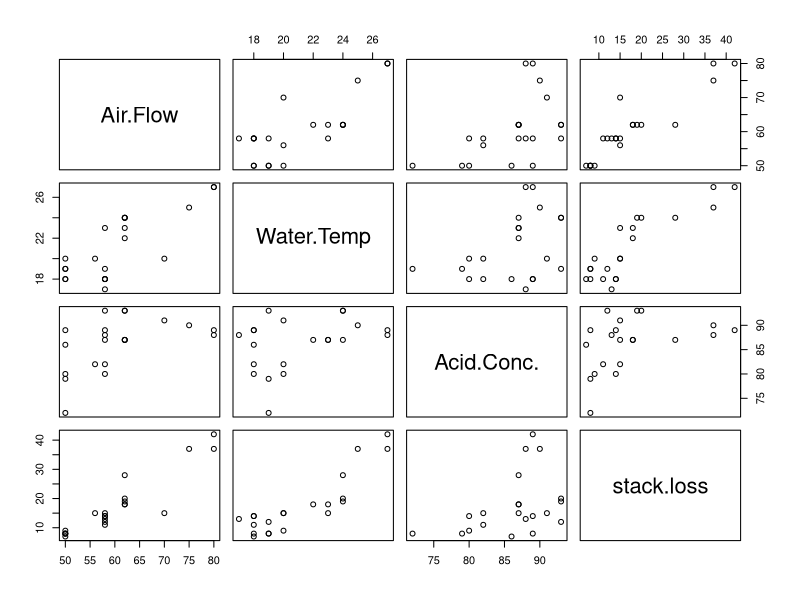

Reproduce this figure in R. (Note: this script raises an error after producing the figure.)



################################################################################
# 3.3CC: Stackloss
################################################################################

# Load the data
data(stackloss)
stackloss
pairs(stackloss)
?stackloss

### (1)

# a)
 fit1 <- lm(stack.loss ~ Air.Flow + Water.Temp + Acid.Conc., data = stackloss, x=TRUE)

 summary(fit1)
 # Q7
 # Air.Flow      0.7156     0.1349   5.307  5.8e-05 ***

 # Create a data frame containing the predictors for the new point.
 x0 = data.frame(Air.Flow = 50, Water.Temp = 21, Acid.Conc. = 85)

 # Compute prediction
 # Q8
 predict(fit1, newdata = x0)
 #      1 
 # 10.13293 

 # We can also do this by hand. 
 betahat = coef(fit1)
 #[1] 3.243364
 x0=c(1,50,21,85)
 y0hat   = t(x0) %*% betahat
 y0hat
 # 10.13293

# b)

 fit2 <- lm(log(stack.loss) ~ Air.Flow * Water.Temp + I(Air.Flow^2),  data = stackloss)
 # or
 fit2 <- lm(log(stack.loss) ~ Air.Flow + Water.Temp + I(Air.Flow*Water.Temp)+ I(Air.Flow^2),  data = stackloss)

 y0hat<-predict(fit2, newdata = x0)
 # Q9
 exp(y0hat)                                      
 #       1 
 # 7.880239 
 
 # x0=c(1,50,21,50*21,50^2)
 # y0hat   = t(x0) %*% fit2$coef
 # exp(y0hat)

 
  # Q10
  summary(fit2)
  # Residual standard error: 0.1314 on 16 degrees of freedom
  
 # Q11
 # compared to
 summary(fit1)
 # Residual standard error: 3.243 on 17 degrees of freedom
 # 
 # The df's are given by n-p, so 21-4=17 for fit1 and 21-5 for fit2.
 # The smaller standard error in fit2 is mainly due to the different scale of the responses 
 # (i.e. log(stack.loss) instead of stack.loss); the two standard errors are not actually comparable.


### (2)
# a)

 # Q 12
 x <- runif(100,0,3)
 fx<-  -1+3*x

 ahat <- rep(0,500)
 bhat <- rep(0,500)
 shat <- rep(0,500)
 for (j in 1:500){
   y  <-  fx + rnorm(100,0,0.5)
   fit<- lm(y~x)
   shat[j]<-summary(fit)$sigma
   ahat[j]<-fit$coef[1]
   bhat[j]<-fit$coef[2]
 }
par(mfrow=c(2,1))
plot(ahat,bhat)
hist(shat)

mean(ahat)

mean(bhat)

mean(shat)

# b)

 # Q 13
 # df = n-p= 98

 # Q14 
  # we have  shat^2*(n-p)/sigma^2 ~ chi^2(n-p) and so
  schi<- shat^2*(100-2)/0.5^2
  hist(schi)
  plot(qchisq( (1:500-0.5)/500,98),sort(schi))
  abline(0,1,lty=2)
 # very straight line -- yes this confirms the theory!
  

### (3)
# a)

 m     <- colMeans(stackloss)
 Sigma <- cov(stackloss)
 d <- mahalanobis(stackloss, m, Sigma)

 # Qu 15
 which(d>   qchisq(0.95,4))
 #  21

 # Qu 16
 par(mfrow=c(1,1))
 plot(qchisq( (1:21-0.5)/21,4),sort(d))
 abline(a=0,b=1)

# (i)  We know that, if a given q-variate data set is multivariate normal, then the (squared) Mahalanobis distances to the mean follow a chi-squared distribution with q degrees of freedom.  Hence, we can plot the ordered and squared Mahalanobis distances (d_i) against the (i-0.5)/21 
  # quantiles of a chi^2(4) distribution. If MVN holds, then we should observe a straight line
# (ii) In this case, we see a slight wave-pattern, with the d_i initially above the line, then below, meaning that the data points close to the mean "are  further away" and those far from the mean "are closer" to the overall mean than one would expect under the chi-squared property..
# (iii)From item (ii)  one does see some violation of multivariate normaility.  Still, this violation is not massive and the sample size is small, so that multivariate normality can not be be rejected outright [different interpretations allowed as long as argued coherently.] 
# (iv) The outlier test is only valid for data which are multivariate normal. So, if one takes the view in (iii) that the data are not MVN, then the outlier test loses its basic assumption and can therefore not be trusted.  If one argues in (iii) that MVN is just justifiable [I would do this] 
  # then the outlier test is trustable;  1 out of 21 outliers is also what one would expect at the 5% level of significance, under MVN.  Either way,  given our analysis in part (ii), it seems very unlikely that  we have missed further outliers.  
 

 # Q 17
 # This is just a possible solution; simpler implementations are possible
 plotcontour<-function(Z, grid.size=31, s.mult=4) { 
   m <- colMeans(Z)
   Sigma<- var(Z)
   d<- dim(Z)[2]
   if (d!=2){break("wrong matrix dimension")} 
   grid<- matrix(0,grid.size,2) 
   colsd<-rep(0,d)
   for (j in 1:2){
     colsd[j]<-sd(Z[,j])
     grid[,j]<- seq(m[j]-s.mult* colsd[j] ,m[j]+s.mult*colsd[j] , length=grid.size)
   }

  dens <- matrix(0,grid.size,grid.size)

  for (i in 1:grid.size){
      for (j in 1:grid.size){
     dens[i,j]<- 1/(2*pi*sqrt(det(Sigma)))*exp(-1/2* c(grid[i,1]-m[1], grid[j,2]-m[2])%*%solve(Sigma)%*%c(grid[i,1]-m[1], grid[j,2]-m[2])) 
      }
  }
  contour(grid[,1], grid[,2],dens)
  points(Z[,1], Z[,2])
  return(max(dens))
  }

 par(mfrow=c(1,1))
 plotcontour(stackloss[,1:2], grid.size=51)

 # Second example, just to check:
  plotcontour(scallops[,c("long","lat")])

 # Q18
 par(mfrow=c(4,4), cex=0.5)

    for (i in 1:4){
        for (j in 1:4){
            if (i==j){hist(stackloss[,i], main="", xlab="", ylab="")  } else {
                           plotcontour(stackloss[,c(j,i)])
                           }
            }
       }     


 
 
###################
# Q6

# e.g.
b<-c(1,12,5,6)

t(b)%*%b
#  206

sum(diag(b %*% t(b)))
# 206

sum(b^2)
#[1] 206

det(diag(b^2))
#[1] 129600
